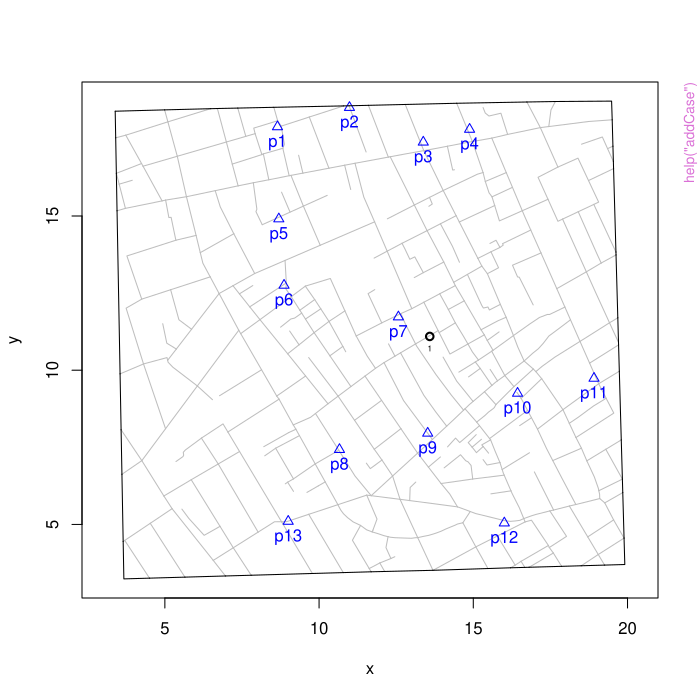

Here is the R script that generated this plot:
pkgname <- "cholera"
source(file.path(R.home("share"), "R", "examples-header.R"))
options(warn = 1)
options(pager = "console")
library('cholera')

base::assign(".oldSearch", base::search(), pos = 'CheckExEnv')
base::assign(".old_wd", base::getwd(), pos = 'CheckExEnv')
cleanEx()
nameEx("addCase")
### * addCase

flush(stderr()); flush(stdout())

### Name: addCase
### Title: Add observed case(s) to plot.
### Aliases: addCase

### ** Examples

snowMap(add.cases = FALSE)
addCase(1)

snowMap(add.cases = FALSE)
addCase(100)



cleanEx()
nameEx("addDelaunay")
### * addDelaunay

flush(stderr()); flush(stdout())

### Name: addDelaunay
### Title: Add Delaunay triangles.
### Aliases: addDelaunay

### ** Examples

snowMap()
addDelaunay()



cleanEx()
nameEx("addIndexCase")
### * addIndexCase

flush(stderr()); flush(stdout())

### Name: addIndexCase
### Title: Highlight index case at 40 Broad Street.
### Aliases: addIndexCase

### ** Examples

segmentLocator("216-1")
addIndexCase()



cleanEx()
nameEx("addKernelDensity")
### * addKernelDensity

flush(stderr()); flush(stdout())

### Name: addKernelDensity
### Title: Add 2D kernel density contours.
### Aliases: addKernelDensity

### ** Examples

## Not run: 
##D snowMap()
##D addKernelDensity()
##D 
##D snowMap()
##D addKernelDensity("individual")
##D 
##D snowMap()
##D addKernelDensity(c(6, 8))
##D 
##D snowMap()
##D addKernelDensity(pump.select = c(6, 8))
## End(Not run)



cleanEx()
nameEx("addLandmarkSquares")
### * addLandmarkSquares

flush(stderr()); flush(stdout())

### Name: addLandmarkSquares
### Title: Add Golden and Soho Squares to plot.
### Aliases: addLandmarkSquares

### ** Examples

snowMap()
addLandmarkSquares()



cleanEx()
nameEx("addLandmarks")
### * addLandmarks

flush(stderr()); flush(stdout())

### Name: addLandmarks
### Title: Add landmarks to plot.
### Aliases: addLandmarks

### ** Examples

snowMap(add.landmarks = FALSE)
addLandmarks()



cleanEx()
nameEx("addNeighborhoodCases")
### * addNeighborhoodCases

flush(stderr()); flush(stdout())

### Name: addNeighborhoodCases
### Title: Add observed neighborhood cases.
### Aliases: addNeighborhoodCases

### ** Examples

## Not run: 
##D snowMap(add.cases = FALSE)
##D addNeighborhoodCases()
##D 
##D snowMap(add.cases = FALSE)
##D addNeighborhoodCases(pump.subset = c(6, 10))
##D 
##D snowMap(add.cases = FALSE)
##D addNeighborhoodCases(pump.select = c(6, 10))
##D 
##D snowMap(add.cases = FALSE, latlong = TRUE)
##D addNeighborhoodCases(latlong = TRUE)
##D 
##D snowMap(add.cases = FALSE, latlong = TRUE)
##D addNeighborhoodCases(pump.subset = c(6, 10), latlong = TRUE)
##D 
##D snowMap(add.cases = FALSE, latlong = TRUE)
##D addNeighborhoodCases(pump.select = c(6, 10), latlong = TRUE)
## End(Not run)



cleanEx()
nameEx("addNeighborhoodEuclidean")
### * addNeighborhoodEuclidean

flush(stderr()); flush(stdout())

### Name: addNeighborhoodEuclidean
### Title: Add expected Euclidean pump neighborhoods.
### Aliases: addNeighborhoodEuclidean

### ** Examples

## Not run: 
##D streetNameLocator("marshall street", zoom = 0.5, highlight = FALSE,
##D   add.subtitle = FALSE)
##D addNeighborhoodEuclidean()
##D 
##D streetNameLocator("marshall street", zoom = -50, highlight = FALSE)
##D addNeighborhoodEuclidean(case.set = "expected", type = "area.polygons")
## End(Not run)



cleanEx()
nameEx("addNeighborhoodSnow")
### * addNeighborhoodSnow

flush(stderr()); flush(stdout())

### Name: addNeighborhoodSnow
### Title: Adds Snow's graphical annotation of the Broad Street pump
###   walking neighborhood.
### Aliases: addNeighborhoodSnow

### ** Examples

## Not run: 
##D plot(neighborhoodVoronoi())
##D addNeighborhoodSnow()
## End(Not run)



cleanEx()
nameEx("addNeighborhoodWalking")
### * addNeighborhoodWalking

flush(stderr()); flush(stdout())

### Name: addNeighborhoodWalking
### Title: Add walking neighborhoods.
### Aliases: addNeighborhoodWalking

### ** Examples

## Not run: 
##D streetNameLocator("marshall street", zoom = 0.5)
##D addNeighborhoodWalking()
## End(Not run)



cleanEx()
nameEx("addPlaguePit")
### * addPlaguePit

flush(stderr()); flush(stdout())

### Name: addPlaguePit
### Title: Add plague pit (Marshall Street).
### Aliases: addPlaguePit

### ** Examples

snowMap(add.landmarks = FALSE)
addPlaguePit()



cleanEx()
nameEx("addVoronoi")
### * addVoronoi

flush(stderr()); flush(stdout())

### Name: addVoronoi
### Title: Add Voronoi cells.
### Aliases: addVoronoi

### ** Examples

snowMap()
# addVoronoi()



cleanEx()
nameEx("addWhitehead")
### * addWhitehead

flush(stderr()); flush(stdout())

### Name: addWhitehead
### Title: Add Rev. Henry Whitehead's Broad Street pump neighborhood.
### Aliases: addWhitehead

### ** Examples

snowMap()
addWhitehead()



cleanEx()
nameEx("caseLocator")
### * caseLocator

flush(stderr()); flush(stdout())

### Name: caseLocator
### Title: Locate case by numerical ID.
### Aliases: caseLocator

### ** Examples

caseLocator(290)
caseLocator(290, zoom = TRUE)
caseLocator(290, observed = FALSE)
caseLocator(290, latlong = TRUE, zoom = TRUE)



cleanEx()
nameEx("neighborhoodVoronoi")
### * neighborhoodVoronoi

flush(stderr()); flush(stdout())

### Name: neighborhoodVoronoi
### Title: Compute Voronoi pump neighborhoods.
### Aliases: neighborhoodVoronoi

### ** Examples

## Not run: 
##D neighborhoodVoronoi()
##D neighborhoodVoronoi(vestry = TRUE)
##D neighborhoodVoronoi(pump.select = 6:7)
##D neighborhoodVoronoi(pump.select = -6)
##D neighborhoodVoronoi(pump.select = -6, polygon.vertices = TRUE)
##D 
##D # coordinates for vertices also available in the returned object.
##D dat <- neighborhoodVoronoi(pump.select = -6)
##D dat$coordinates
## End(Not run)



cleanEx()
nameEx("pearsonResiduals")
### * pearsonResiduals

flush(stderr()); flush(stdout())

### Name: pearsonResiduals
### Title: Compute Pearson Residuals (prototype)
### Aliases: pearsonResiduals

### ** Examples

## Not run: 
##D pearsonResiduals(neighborhoodEuclidean())
##D pearsonResiduals(neighborhoodVoronoi())
##D pearsonResiduals(neighborhoodWalking())
## End(Not run)



cleanEx()
nameEx("plot.euclidean")
### * plot.euclidean

flush(stderr()); flush(stdout())

### Name: plot.euclidean
### Title: Plot method for neighborhoodEuclidean().
### Aliases: plot.euclidean

### ** Examples

## Not run: 
##D plot(neighborhoodEuclidean())
##D plot(neighborhoodEuclidean(-6))
##D plot(neighborhoodEuclidean(pump.select = 6:7))
##D plot(neighborhoodEuclidean(case.set = "expected"), type = "area.points")
##D plot(neighborhoodEuclidean(case.set = "expected"), type = "area.polygons")
## End(Not run)



cleanEx()
nameEx("plot.time_series")
### * plot.time_series

flush(stderr()); flush(stdout())

### Name: plot.time_series
### Title: Plot aggregate time series data from Vestry report.
### Aliases: plot.time_series

### ** Examples

plot(timeSeries())
plot(timeSeries(), statistic = "deaths")
plot(timeSeries(), bty = "n", type = "h", lwd = 4)



cleanEx()
nameEx("print.euclidean")
### * print.euclidean

flush(stderr()); flush(stdout())

### Name: print.euclidean
### Title: Print method for neighborhoodEuclidean().
### Aliases: print.euclidean

### ** Examples

## Not run: 
##D neighborhoodEuclidean()
##D print(neighborhoodEuclidean())
## End(Not run)



cleanEx()
nameEx("print.euclideanLatlong")
### * print.euclideanLatlong

flush(stderr()); flush(stdout())

### Name: print.euclideanLatlong
### Title: Print method for neighborhoodEuclidean(latlong = TRUE).
### Aliases: print.euclideanLatlong

### ** Examples

## Not run: 
##D neighborhoodEuclidean(latlong = TRUE)
##D print(neighborhoodEuclidean(latlong = TRUE))
## End(Not run)



cleanEx()
nameEx("print.time_series")
### * print.time_series

flush(stderr()); flush(stdout())

### Name: print.time_series
### Title: Print summary data for timeSeries().
### Aliases: print.time_series

### ** Examples

timeSeries()
print(timeSeries())



cleanEx()
nameEx("print.walking")
### * print.walking

flush(stderr()); flush(stdout())

### Name: print.walking
### Title: Print method for neighborhoodWalking().
### Aliases: print.walking

### ** Examples

## Not run: 
##D neighborhoodWalking()
##D print(neighborhoodWalking())
## End(Not run)



cleanEx()
nameEx("profile2D")
### * profile2D

flush(stderr()); flush(stdout())

### Name: profile2D
### Title: 2D Profile .
### Aliases: profile2D

### ** Examples

## Not run: 
##D profile2D(angle = 30)
##D profile2D(angle = 30, graphics = "ggplot2")
## End(Not run)



cleanEx()
nameEx("profile3D")
### * profile3D

flush(stderr()); flush(stdout())

### Name: profile3D
### Title: 3D Profile.
### Aliases: profile3D

### ** Examples

## Not run: 
##D profile3D(pump.select = 6:7)
##D profile3D(pump.subset = -7)
##D profile3D(pump.subset = -7, drop.neg.subset = TRUE)
## End(Not run)



cleanEx()
nameEx("pumpCase")
### * pumpCase

flush(stderr()); flush(stdout())

### Name: pumpCase
### Title: Extract numeric case IDs by pump neighborhood.
### Aliases: pumpCase

### ** Examples

## Not run: 
##D pumpCase(neighborhoodEuclidean())
##D pumpCase(neighborhoodVoronoi())
##D pumpCase(neighborhoodWalking())
## End(Not run)



cleanEx()
nameEx("pumpFatalities")
### * pumpFatalities

flush(stderr()); flush(stdout())

### Name: pumpFatalities
### Title: Compute fatalities by pump.
### Aliases: pumpFatalities

### ** Examples

## Not run: 
##D pumpFatalities(pump.select = -7)
##D pumpFatalities(latlong = TRUE)
##D pumpFatalities(metric = "euclidean", vestry = TRUE)
## End(Not run)



cleanEx()
nameEx("pumpLocator")
### * pumpLocator

flush(stderr()); flush(stdout())

### Name: pumpLocator
### Title: Locate water pump by numerical ID.
### Aliases: pumpLocator

### ** Examples

pumpLocator()
pumpLocator(zoom = TRUE)
pumpLocator(14, vestry = TRUE, zoom = TRUE)



cleanEx()
nameEx("segmentHighlight")
### * segmentHighlight

flush(stderr()); flush(stdout())

### Name: segmentHighlight
### Title: Highlight segment by ID.
### Aliases: segmentHighlight

### ** Examples

streetNameLocator("Soho Square", zoom = TRUE, highlight = FALSE)
ids <- road.segments[road.segments$name == "Soho Square", "id"]
invisible(lapply(ids, function(x) segmentHighlight(x, highlight = FALSE)))



cleanEx()
nameEx("segmentLocator")
### * segmentLocator

flush(stderr()); flush(stdout())

### Name: segmentLocator
### Title: Plot/Locate road segment by ID.
### Aliases: segmentLocator

### ** Examples

segmentLocator("216-1")
segmentLocator("216-1", zoom = -10)
segmentLocator("216-1", latlong = TRUE, zoom = -10)
segmentLocator("216-1", distance.unit = "yard")
segmentLocator("216-1", zoom = FALSE)



cleanEx()
nameEx("sim.pump.case")
### * sim.pump.case

flush(stderr()); flush(stdout())

### Name: sim.pump.case
### Title: List of "simulated" fatalities grouped by walking-distance pump
###   neighborhood.
### Aliases: sim.pump.case
### Keywords: datasets

### ** Examples

## Not run: 
##D pumpCase(neighborhoodWalking(case.set = "expected"))
## End(Not run)



cleanEx()
nameEx("snowMap")
### * snowMap

flush(stderr()); flush(stdout())

### Name: snowMap
### Title: Plot John Snow's cholera map.
### Aliases: snowMap

### ** Examples

snowMap()
snowMap(vestry = TRUE, stacked = FALSE)



cleanEx()
nameEx("streetHighlight")
### * streetHighlight

flush(stderr()); flush(stdout())

### Name: streetHighlight
### Title: Highlight road by name.
### Aliases: streetHighlight

### ** Examples

snowMap()
streetHighlight("Broad Street")



cleanEx()
nameEx("streetLength")
### * streetLength

flush(stderr()); flush(stdout())

### Name: streetLength
### Title: Compute length of selected street.
### Aliases: streetLength

### ** Examples

streetLength("Oxford Street")
streetLength("oxford street")
streetLength("oxford street", distance.unit = "yard")



cleanEx()
nameEx("streetNameLocator")
### * streetNameLocator

flush(stderr()); flush(stdout())

### Name: streetNameLocator
### Title: Locate street(s) by name(s).
### Aliases: streetNameLocator

### ** Examples

streetNameLocator("broad street")
streetNameLocator("Broad Street", zoom = -10)
streetNameLocator("Broad Street", latlong = TRUE, zoom = -10)
streetNameLocator("Broad Street", distance.unit = "yard")
streetNameLocator("Broad Street", zoom = FALSE)



cleanEx()
nameEx("streetNumberLocator")
### * streetNumberLocator

flush(stderr()); flush(stdout())

### Name: streetNumberLocator
### Title: Locate street by its numerical ID.
### Aliases: streetNumberLocator

### ** Examples

streetNumberLocator(216)
streetNumberLocator(216, zoom = -10)
streetNumberLocator(216, latlong = TRUE, zoom = -10)
streetNumberLocator(216, distance.unit = "yard")
streetNumberLocator(216, zoom = FALSE)



cleanEx()
nameEx("summary.euclidean")
### * summary.euclidean

flush(stderr()); flush(stdout())

### Name: summary.euclidean
### Title: Summary method for neighborhoodEuclidean().
### Aliases: summary.euclidean

### ** Examples

## Not run: 
##D summary(neighborhoodEuclidean())
## End(Not run)



cleanEx()
nameEx("timeSeries")
### * timeSeries

flush(stderr()); flush(stdout())

### Name: timeSeries
### Title: Aggregate time series fatality data from the Vestry report.
### Aliases: timeSeries

### ** Examples

timeSeries(vestry = TRUE)
plot(timeSeries())



cleanEx()
nameEx("voronoiPolygons")
### * voronoiPolygons

flush(stderr()); flush(stdout())

### Name: voronoiPolygons
### Title: Extract vertices of Delaunay triangles and Dirichelet (Voronoi)
###   tiles.
### Aliases: voronoiPolygons

### ** Examples

snowMap()
voronoiPolygons(pumps, output = "polygons")

snowMap()
voronoiPolygons(pumps, roads, output = "polygons")

snowMap()
voronoiPolygons(pumps, roads, type = "triangles", output = "polygons")

vertices <- voronoiPolygons(pumps, roads)
snow.colors <- grDevices::adjustcolor(snowColors(), alpha.f = 1/3)
snowMap(add.cases = FALSE)
invisible(lapply(seq_along(vertices), function(i) {
  polygon(vertices[[i]], col = snow.colors[[i]])
}))



### * <FOOTER>
###
cleanEx()
options(digits = 7L)
base::cat("Time elapsed: ", proc.time() - base::get("ptime", pos = 'CheckExEnv'),"\n")
grDevices::dev.off()
###
### Local variables: ***
### mode: outline-minor ***
### outline-regexp: "\\(> \\)?### [*]+" ***
### End: ***
quit('no')
